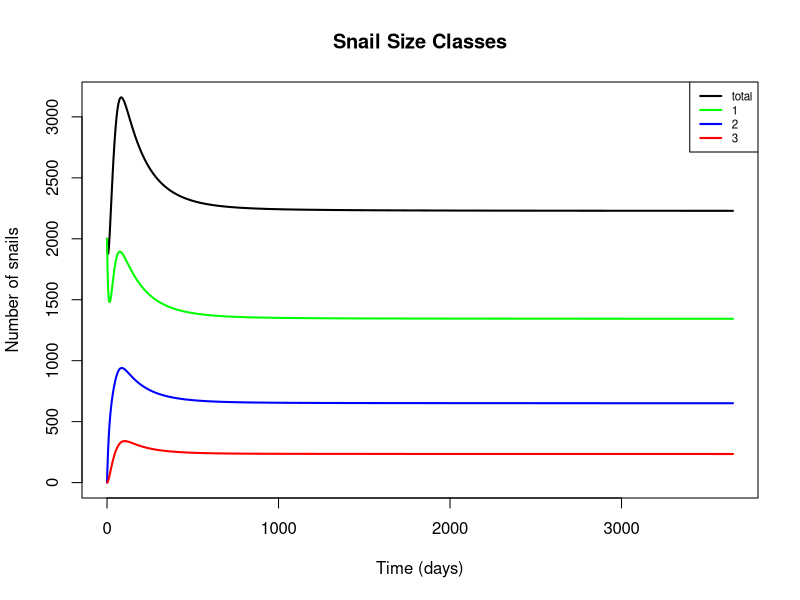
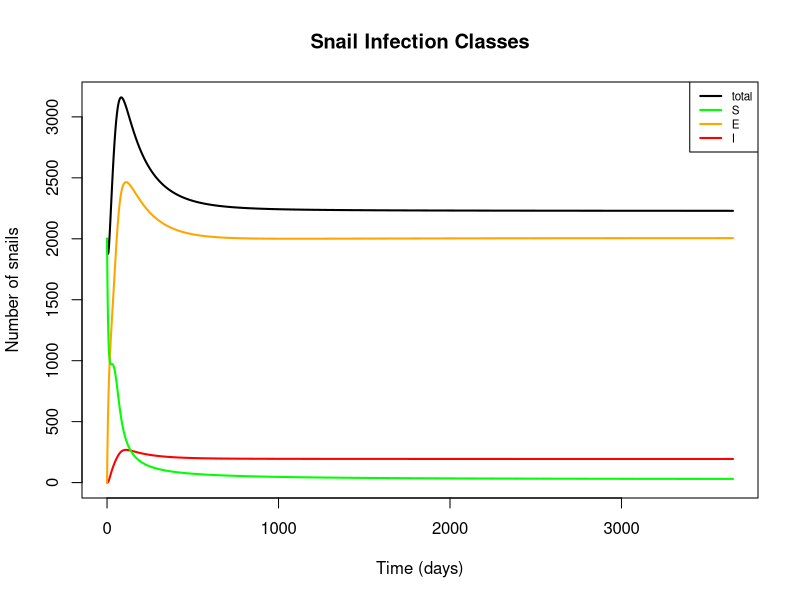
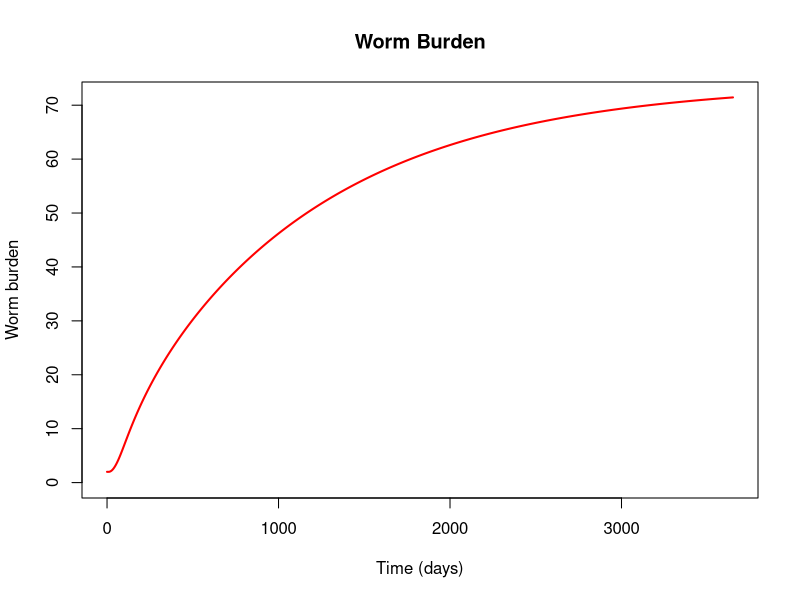
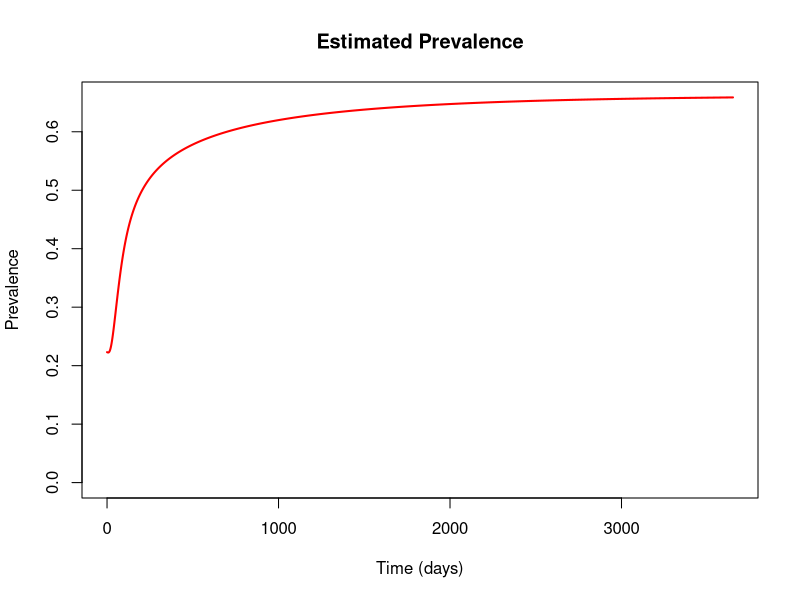

These charts were generated, in order, by the following R code:
## Epidemiological model including snail size classes; no predation

## To-do list:
  # Continue tuning infection parameters, draw estimates from literature as necessary
  # May want to consider a few aspects of snail dynamics further, e.g.: 
      # Should small snails be able to get infected at all?
      # Should exposed snails be able to reproduce at a reduced rate?
      # Should growth rates differ by infection status?
      # Think a little more about diagonal transitions, if even necessary
      # Reconsider area scaling
  # Come up with R0 expression?

require(deSolve)

snail_epi = function(t, n, parameters) { 
  with(as.list(parameters),{
    
    S1=n[1]
    S2=n[2]
    S3=n[3]
    E1=n[4]
    E2=n[5]
    E3=n[6]
    I2=n[7]
    I3=n[8]
    W=n[9]
    
    S = S1+S2+S3  # Total susceptible snails
    E = E1+E2+E3  # Total exposed snails
    I = I2+I3     # Total infected snails
    N = S+E+I     # Total number of snails
    M = m*0.5*W   # Miracidial density per person as a function of mean worm burden (W) and miracidial shedding rate (m)

    dS1dt = f*(1-N/(Kn*A))*(S2+S3+z*(E2+E3)) - muN1*S1 - psi1*S1 - g1*S1 - (beta)*M*H*S1
    
    dS2dt = g1*S1 - muN2*S2 - psi2*S2 - g2*S2 - (beta)*M*H*S2
    
    dS3dt = g2*S2 - muN3*S3 - psi3*S3 - (beta)*M*H*S3
    
    dE1dt = (beta)*M*H*S1 - muN1*E1 - psi1*E1 - g1*E1 - sigma*X*E1
    
    dE2dt = (beta)*M*H*S2 + g1*E1 - muN2*E2 - psi2*E2 - g2*E2 - sigma*E2
    
    dE3dt = (beta)*M*H*S3 + g2*E2 - muN3*E3 - psi3*E3 - sigma*E3
    
    dI2dt = sigma*X*E1 + sigma*(1-rho)*E2 - (muN2 + muI)*I2 - psi2*I2 - g2*I2
    
    dI3dt = sigma*rho*E2 + sigma*E3 + g2*I2 - (muN3 + muI)*I3 - psi3*I3
    
    dWdt = lambda*I2/A + theta*lambda*I3/A - (muW + muH)*W
    
    
    return(list(c(dS1dt, dS2dt, dS3dt, dE1dt, dE2dt, dE3dt, dI2dt, dI3dt, dWdt)))
  }) 
} 

# Set initial values and parameters
area = 200
nstart = c(S1 = 10*area, S2 = 0, S3 = 0, E1 = 0, E2 = 0, E3 = 0, I2 = 0, I3 = 0, W = 2)
time = seq(0,365*10,1)

parameters=c(
  ## Location parameters
  A = area,          # Area of site of interest, m^2
  H = 1000,          # Human population at site of interest
  
  ## Reproductive parameters
  f = 0.26,          # Birth rate of adult snails (snails/reproductive snail/day, including survival to detection; more like a recruitment rate)
  Kn = 50,           # Carrying capacity of snails (snails/m^2), from Sokolow et al. 2015
  z = 0.5,           # Fraction of exposed snails that can reproduce, from Sokolow et al. 2015
  
  ## Snail mortality parameters
  muN1 = 1/40,       # Natural mortality rate of small snails (deaths/snail/day; assume mean lifespan = 50 days)
  muN2 = 1/50,       # Natural mortality rate of medium snails (deaths/snail/day; assume mean lifespan = 50 days)
  muN3 = 1/60,       # Natural mortality rate of large snails (deaths/snail/day; assume mean lifespan = 50 days)
  muI = 1/10,        # Additional mortality rate of shedding snails as a result of infection, from Sokolow et al. 2015
  
  ## Predation parameters
  psi1 = 0,          # Predation rate of prawns on small snails, ignored in this model
  psi2 = 0,          # Predation rate of prawns on medium snails, ignored in this model
  psi3 = 0,          # Predation rate of prawns on large snails, ignored in this model
  
  ## Snail growth parameters
  g1 = 1/37,         # Growth rate of small snails (size class transition rate, in terms of days to grow 4mm; adapted from McCreesh et al. 2014, assuming water temp. of 25 C)
  g2 = 1/62,         # Growth rate of medium snails (size class transition rate, in terms of days to grow 4mm; adapted from McCreesh et al. 2014, assuming water temp. of 25 C)
  
  ## Infection parameters
  beta = 8e-5,       # Human-to-snail infection probability in reference area (infected snails/miracidia/snail/day); adjusted from Sokolow et al. 2015 (original value: 4e-6)
  m = 0.8,           # Miracidial shedding rate per adult female worm divided by miracidial mortality; from Sokolow et al. 2015
  sigma = 1/30,      # Latent period for exposed snails (infectious snails/exposed snail/day); adjusted from Sokolow et al. 2015 (original value: 1/50)
  X = 0,             # Fraction of exposed small snails that convert directly to medium shedding (ignored for now)
  rho = 0,           # Fraction of exposed medium snails that convert directly to large shedding (ignored for now)
  lambda = 0.05,     # Snail-to-human infection probability scaled to 1 m^2 (composite including cercarial shedding, mortality, infection, survival to patency); adjusted from Sokolow et al. 2015 (original value: 0.1)
  theta = 2,         # Scale factor describing increase in cercarial shedding rate in larger snails; from Chu & Dawood 1970 (estimated to be between 2 and 10)
  
  ## Schisto mortality parameters
  muW = 1/(3.3*365), # Natural mortality rate of adult worms in humans, assuming average lifespan of 3.3 years, from Sokolow et al. 2015
  muH = 1/(60*365)   # Natural mortality of humans (contributing to worm mortality), assuming average lifespan of 60 years, from Sokolow et al. 2015
)


# Run & plot
output_s.epi = as.data.frame(ode(nstart,time,snail_epi,parameters))
output_s.epi$S.t = output_s.epi$S1 + output_s.epi$S2 + output_s.epi$S3                # Total susceptible snails
output_s.epi$E.t = output_s.epi$E1 + output_s.epi$E2 + output_s.epi$E3                # Total exposed snails 
output_s.epi$I.t = output_s.epi$I2 + output_s.epi$I3                                  # Total infected snails
output_s.epi$N.t = output_s.epi$S.t + output_s.epi$E.t + output_s.epi$I.t             # Total snails
output_s.epi$t.1 = output_s.epi$S1 + output_s.epi$E1                                  # Total snails of size class 1
output_s.epi$t.2 = output_s.epi$S2 + output_s.epi$E2 + + output_s.epi$I2              # Total snails of size class 2
output_s.epi$t.3 = output_s.epi$S3 + output_s.epi$E3 + + output_s.epi$I3              # Total snails of size class 3
output_s.epi$prev = pnbinom(2, size = 0.25, mu = output_s.epi$W, lower.tail = FALSE)  # Estimated prevalence, using a negative binomial dist. with k = 0.25
  
plot(x = output_s.epi$time, y = output_s.epi$N.t, type = 'l', col = 'black', lwd=2, xlab = 'Time (days)', 
     ylab = 'Number of snails', ylim = c(0,max(output_s.epi$N.t)),
     main = 'Snail Size Classes')
  lines(output_s.epi$time, output_s.epi$t.1, col = 'green', lwd = 2)
  lines(output_s.epi$time, output_s.epi$t.2, col = 'blue', lwd = 2)
  lines(output_s.epi$time, output_s.epi$t.3, col = 'red', lwd = 2)
  legend('topright', legend = c('total', '1', '2', '3'), lwd = 2, col = c('black', 'green', 'blue', 'red'), cex = 0.7)
  
plot(x = output_s.epi$time, y = output_s.epi$N.t, type = 'l', col = 'black', lwd=2, xlab = 'Time (days)', 
     ylab = 'Number of snails', ylim = c(0,max(output_s.epi$N.t)), 
     main = 'Snail Infection Classes')
  lines(output_s.epi$time, output_s.epi$I.t, col = 'red', lwd = 2)
  lines(output_s.epi$time, output_s.epi$E.t, col = 'orange', lwd = 2)
  lines(output_s.epi$time, output_s.epi$S.t, col = 'green', lwd = 2)
  legend('topright', legend = c('total', 'S', 'E', 'I'), lwd = 2, col = c('black', 'green', 'orange', 'red'), cex = 0.7)

plot(x = output_s.epi$time, y = output_s.epi$W, type = 'l', col = 'red', lwd=2, xlab = 'Time (days)', 
     ylab = 'Worm burden', ylim = c(0,max (output_s.epi$W)),
     main = 'Worm Burden')

plot(x = output_s.epi$time, y = output_s.epi$prev, type = 'l', col = 'red', lwd=2, xlab = 'Time (days)', 
     ylab = 'Prevalence', ylim = c(0,max (output_s.epi$prev)),
     main = 'Estimated Prevalence')
